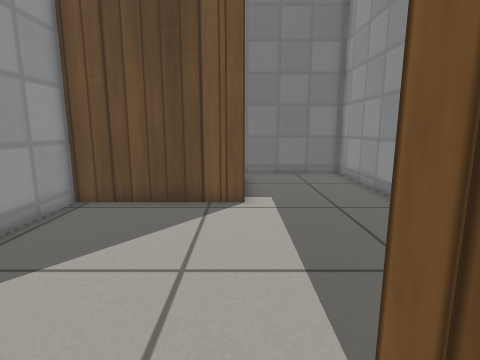
view 1 (above)

15 first-person views from a walk through a Gazebo world. The camera is 0.59 m above the floor, tilts 10° down and sees 80° across. The floor is counted in squares, 0.25 m on a side. Each view is taken from the middle of a square. On the plan, view 1 faces up. The plan holds only what a view shows up to about 18 squares ahead; the rest is blank. Gazebo's built-in surfaces are drawn with simple patterns.

view 2
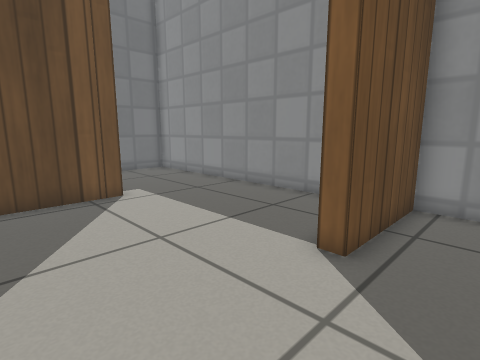

view 3
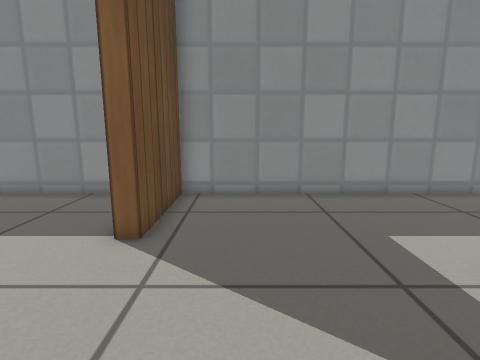

view 4
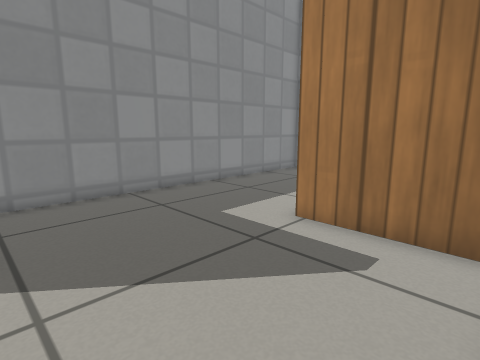

view 5
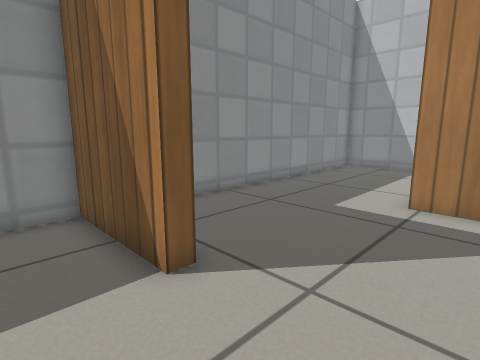

view 6
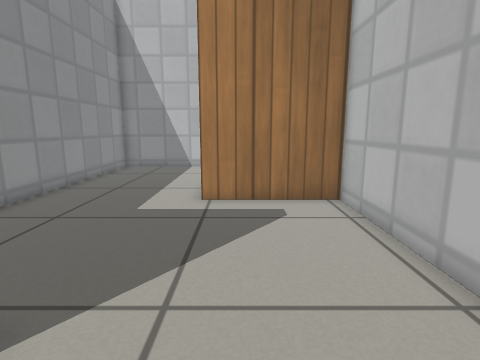

view 7
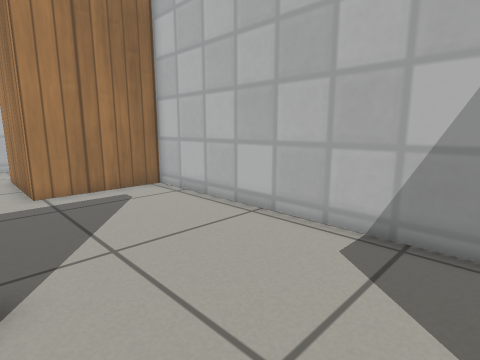

view 8
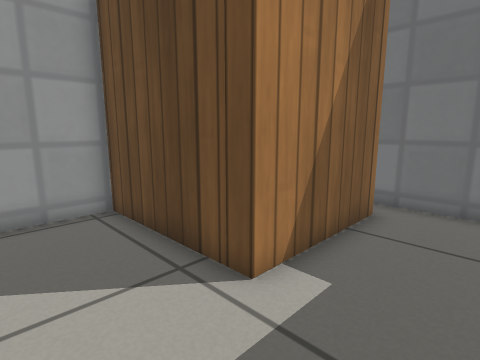

view 9
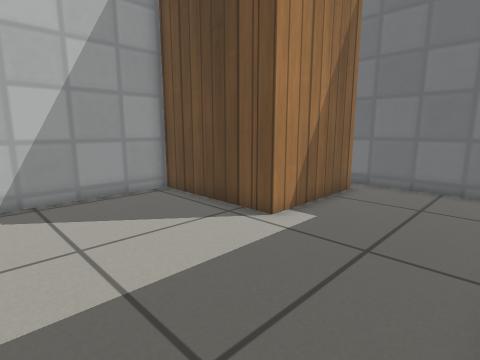

view 10
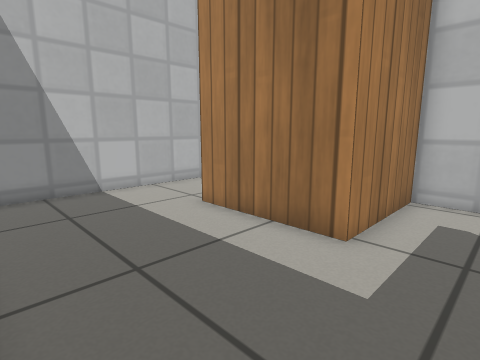

view 11
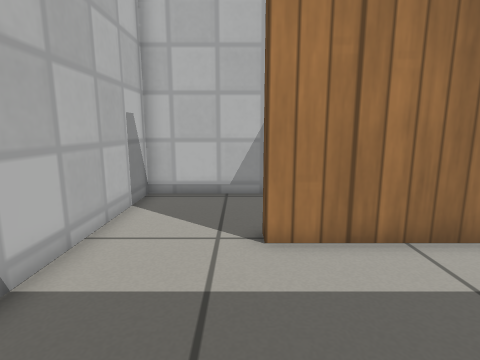

view 12
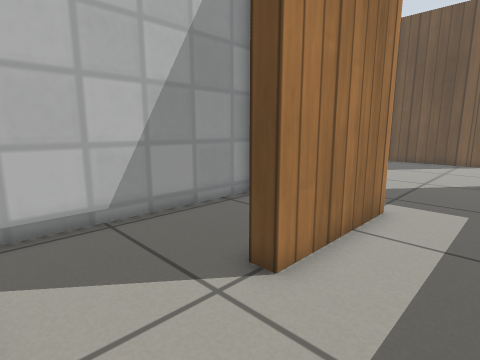

view 13
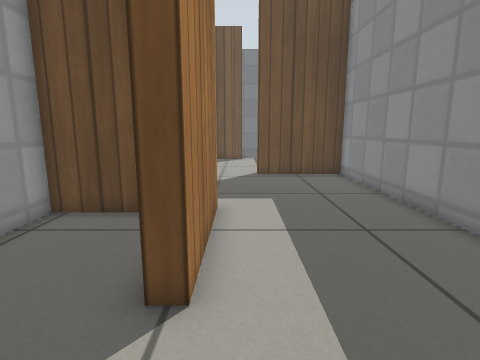

view 14
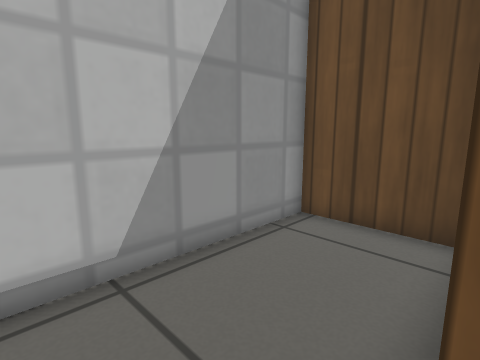

view 15
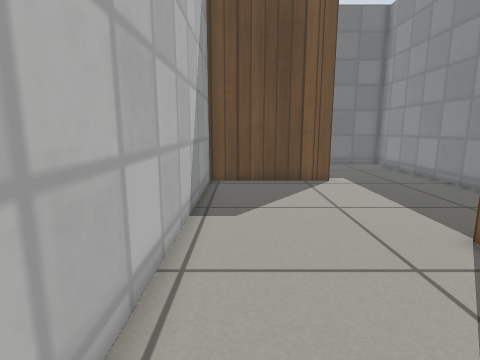

### Floor plan
Points are (right, up) in squares from view 1. A wall is a line through its corners. A room is listed if a view was taken in it or the views show most of it. See-through windows are left out.
Room 1 (views 1, 2, 3, 4, 10, 11, 12, 13, 15)
walls: (-0.5, -14.4) (5.4, -14.4) (5.4, 1.2) (1, 1.2) (1, 1.8); (-5.4, 2.4) (-5.4, -5.5) (-0.7, -5.5) (-0.7, -10.5)
ways out: opening at (-2.5, 1.5) to room 2; opening at (-1, -12.5) to room 3
Room 2 (views 5, 6, 7, 8, 9)
walls: (1, 1.8) (5.4, 1.8) (5.4, 15.4) (0.5, 15.4); (0.2, 14.2) (0.2, 9.1) (-5.4, 9.1) (-5.4, 2.4)
ways out: opening at (-2.5, 1.5) to room 1; opening at (0, 15)
Room 3 (view 14)
walls: (-0.7, -10.5) (-1.4, -10.5); (-1.7, -6.1) (-5.4, -6.1) (-5.4, -14.4) (-0.5, -14.4)
ways out: opening at (-1, -12.5) to room 1

Where each view was taken, in squares from view 1:
view 1: 0 up, 0 right, facing up
view 2: 1 down, 4 left, facing up-right
view 3: 1 down, 5 left, facing right
view 4: 1 up, 5 left, facing down-right
view 5: 4 up, 3 left, facing down-right
view 6: 4 up, 2 left, facing down
view 7: 6 up, 1 right, facing down-left
view 8: 6 up, 3 right, facing up-left
view 9: 3 up, 5 right, facing up-left
view 10: 3 down, 5 right, facing down-left
view 11: 11 down, 5 right, facing left
view 12: 14 down, 2 right, facing up-left
view 13: 14 down, 0 right, facing up
view 14: 13 down, 1 left, facing up-left
view 15: 4 down, 4 left, facing up
